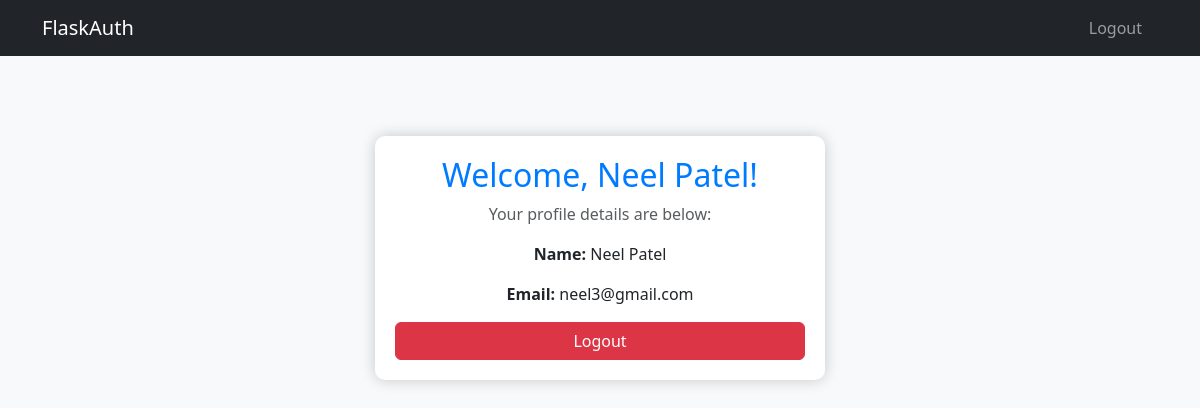
The page /dashboard (signed in) on the database as committed earlier.
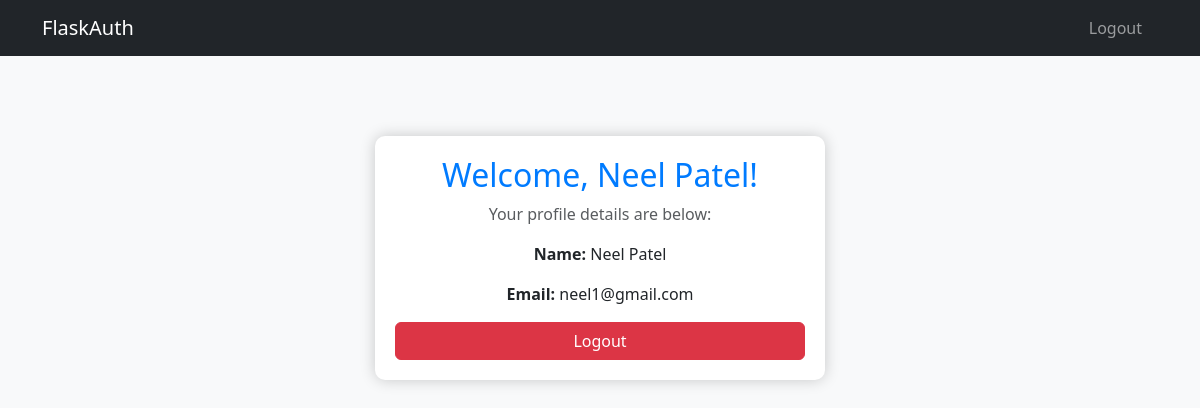
The same page on the database as committed later.
### tables this page shows
CREATE TABLE users (
                id INTEGER PRIMARY KEY AUTOINCREMENT,
                name TEXT NOT NULL,
                email TEXT UNIQUE NOT NULL,
                password TEXT NOT NULL
            );

### app.py (the view)
@app.route("/dashboard")
def dashboard():
    if "email" in session:
        db = get_db()
        user = db.execute(
            "SELECT * FROM users WHERE email = ?", (session["email"],)
        ).fetchone()
        return render_template("dashboard.html", user=user)
    return redirect("/login")

### app.py (called while the page is built)
def get_db():
    if "db" not in g:
        g.db = sqlite3.connect(DATABASE)
        g.db.row_factory = sqlite3.Row  # Return results as dictionaries
    return g.db

### templates/dashboard.html (shortened to what this page needs)
<!DOCTYPE html>
<html lang="en">
<head>
    <link href="https://cdn.jsdelivr.net/npm/bootstrap@5.3.3/dist/css/bootstrap.min.css" rel="stylesheet">
</head>
<body>
    <nav class="navbar navbar-expand-lg navbar-dark bg-dark">
        <div class="container">
            <a class="navbar-brand" href="/homepage">FlaskAuth</a>
            <div class="collapse navbar-collapse justify-content-end" id="navbarNav">
                <ul class="navbar-nav">
                    <li class="nav-item">
                        <a class="nav-link btn btn-outline-light mx-2" href="/logout">Logout</a>
                    </li>
                </ul>
            </div>
        </div>
    </nav>
    <div class="container dashboard-container">
        <div class="profile-card">
            <h2>Welcome, {{ user.name }}!</h2>
            <p class="text-muted">Your profile details are below:</p>
            <p><strong>Name:</strong> {{ user.name }}</p>
            <p><strong>Email:</strong> {{ user.email }}</p>
            <a href="/logout" class="btn btn-danger w-100">Logout</a>
        </div>
    </div>
</body>
</html>

Rows that differ between the two databases and show on the page:
changed users "Neel Patel": email "neel3@gmail.com" → "neel1@gmail.com"
